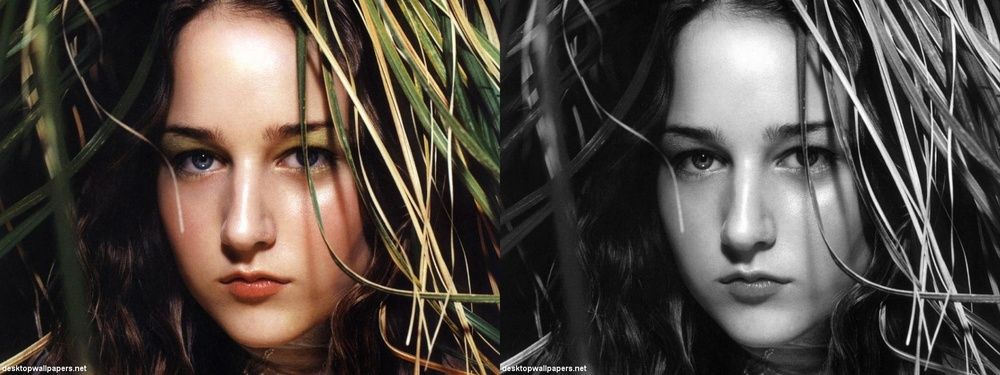
%> input picture 6th_sem/MATLAB/From Ankita/20-2-2018/outrg.jpg, 1000 x 375 px, shrunk from 2048 x 768 before the run
$ octave xximage2.m   (GNU Octave 9; MATLAB toolbox functions it lacks are replaced by stand-ins)
%> lines starting %> are read from the running program, lines starting %| are printed output that depends on the picture
%xximage2.m:wap to convert any rgb file to gray scale .Use formula:
%gs=.2989*r+.587*g+.114*b  Paste gray scale image on rhs of rgb image
clc;
clear all;
close all;
file1=input('\nEnter your input file name=','s');
%> the answer given: outrg.jpg
file2=input('\nEnter your output file name=','s');
%> the answer given: out.png
x=imread(file1);
%> x is the input picture: size 375x1000x3 uint8; mean R, G, B 82, 74.2, 67.6
[r,c,d]=size(x);
%> r = 375; c = 1000; d = 3
% to convert rgb to gray scale
y(1:r,1:c,1)=.2989*x(1:r,1:c,1)+.587*x(1:r,1:c,2)+.114*x(1:r,1:c,3);
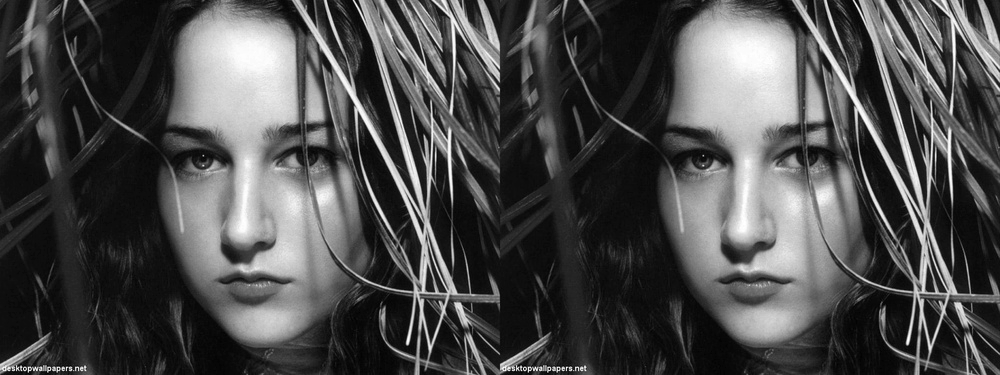
%> y: size 375x1000 uint8; min 0, max 255, mean 75.7
x(1:r,c+1:2*c,1)=y(1:r,1:c,1);
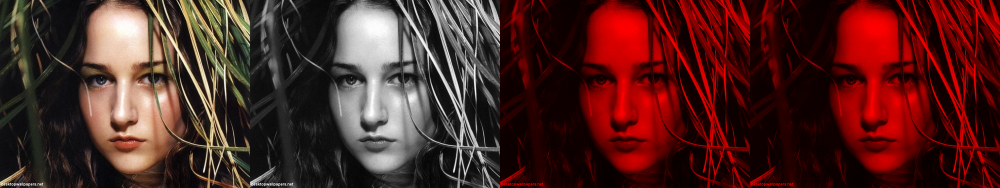
%> x: size 375x2000x3 uint8 (shown at 1/2 size); mean R, G, B 78.9, 37.1, 33.8
x(1:r,c+1:2*c,2)=y(1:r,1:c,1);
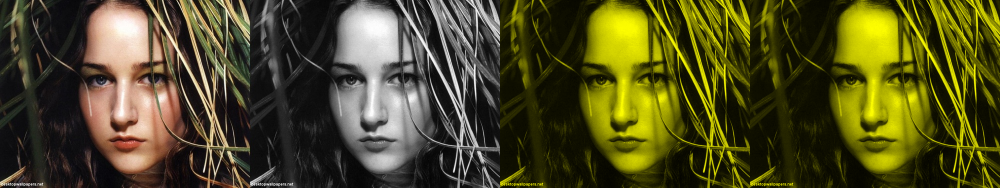
%> x: size 375x2000x3 uint8 (shown at 1/2 size); mean R, G, B 78.9, 75, 33.8
x(1:r,c+1:2*c,3)=y(1:r,1:c,1);
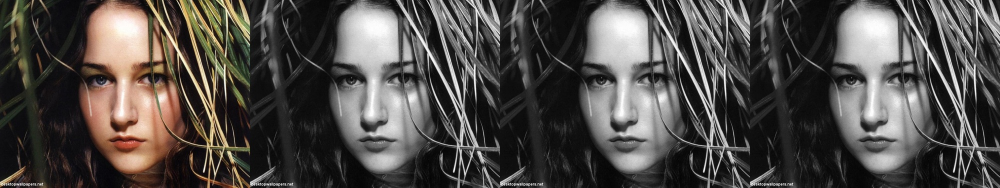
%> x: size 375x2000x3 uint8 (shown at 1/2 size); mean R, G, B 78.9, 75, 71.7
imshow(x);
imwrite(x,file2);

$ run again, on 6th_sem/MATLAB/From Ankita/20-2-2018/refl.jpg
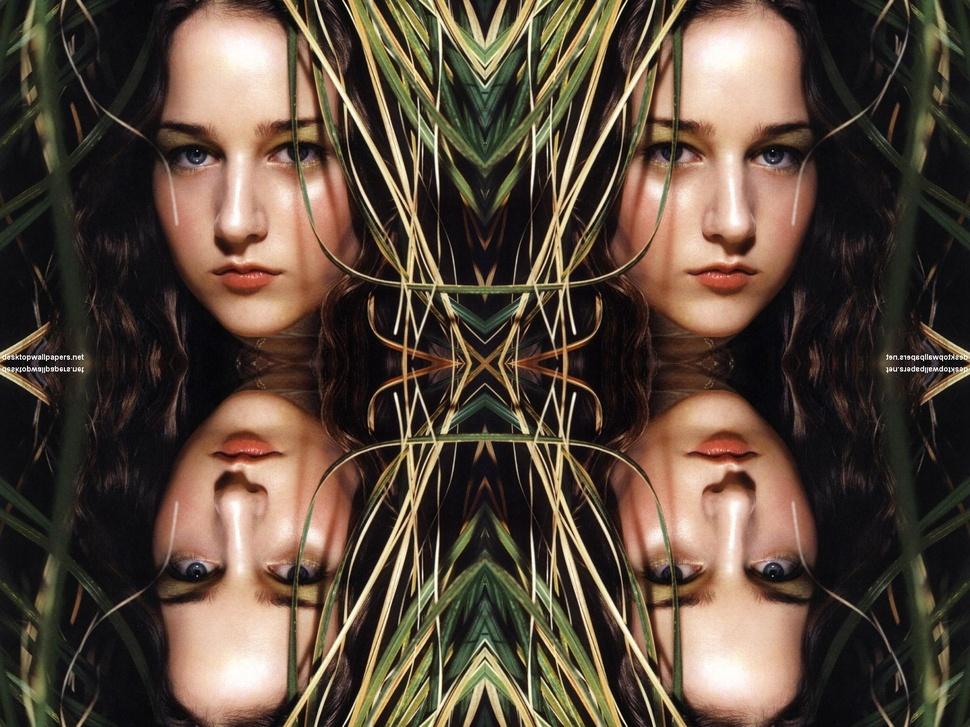
%> input picture 6th_sem/MATLAB/From Ankita/20-2-2018/refl.jpg, 970 x 727 px, shrunk from 2048 x 1536 before the run
%> x is the input picture: size 727x970x3 uint8; mean R, G, B 88.2, 72.6, 59.4
%> `y(1:r,1:c,1)=.2989*x(1:r,1:c,1)+.587*x(1:r,1:c,2)+.114*x(1:r,1:c,3);`:
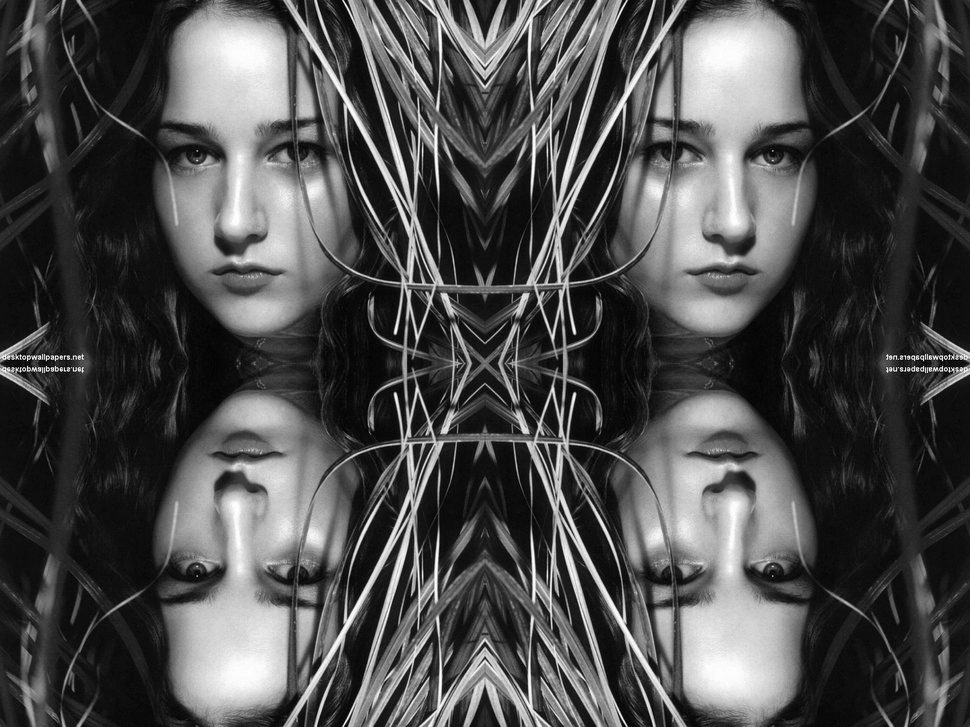
%> y: size 727x970 uint8; min 0, max 255, mean 75.8
%> `x(1:r,c+1:2*c,3)=y(1:r,1:c,1);`:
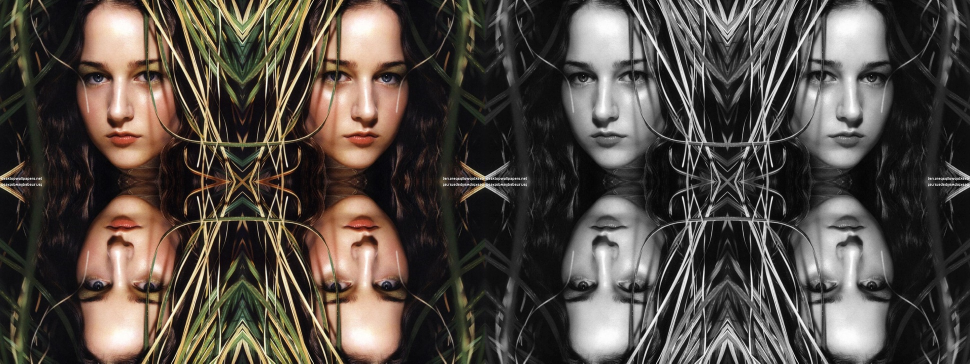
%> x: size 727x1940x3 uint8 (shown at 1/2 size); mean R, G, B 82, 74.2, 67.6

$ run again, on 6th_sem/MATLAB/From Ankita/20-2-2018/refl_x.jpg
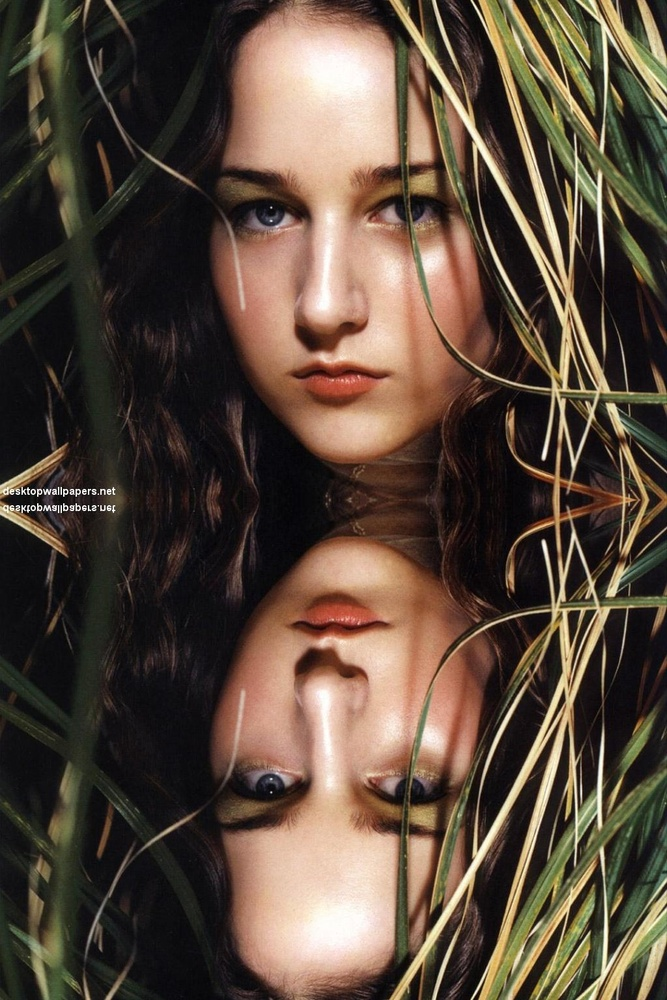
%> input picture 6th_sem/MATLAB/From Ankita/20-2-2018/refl_x.jpg, 667 x 1000 px, shrunk from 1024 x 1536 before the run
%> x is the input picture: size 1000x667x3 uint8; mean R, G, B 88.2, 72.6, 59.4
%> `y(1:r,1:c,1)=.2989*x(1:r,1:c,1)+.587*x(1:r,1:c,2)+.114*x(1:r,1:c,3);`:
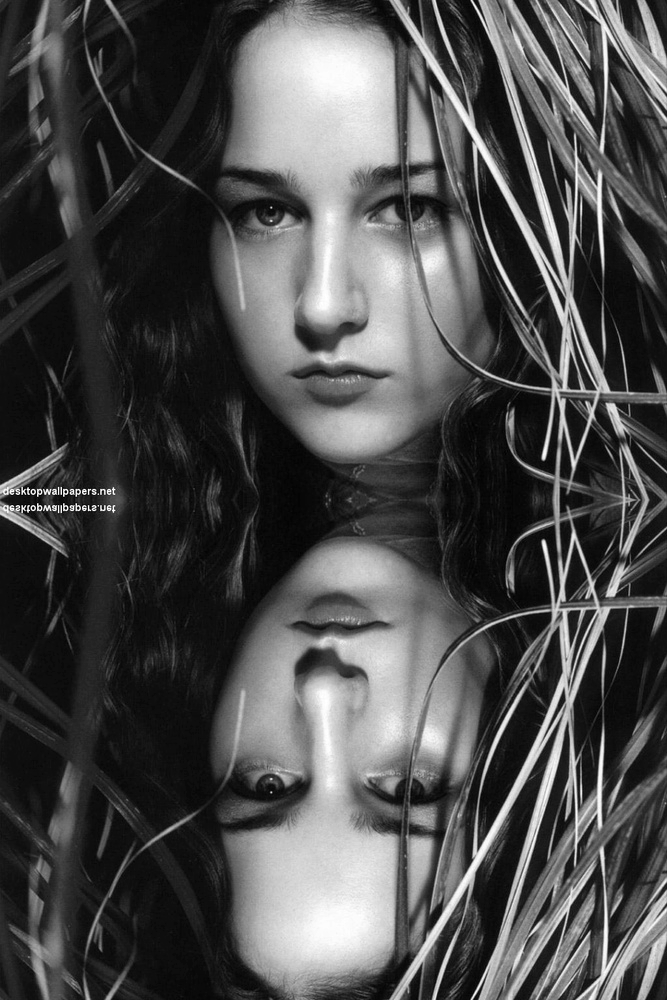
%> y: size 1000x667 uint8; min 0, max 255, mean 75.8
%> `x(1:r,c+1:2*c,3)=y(1:r,1:c,1);`:
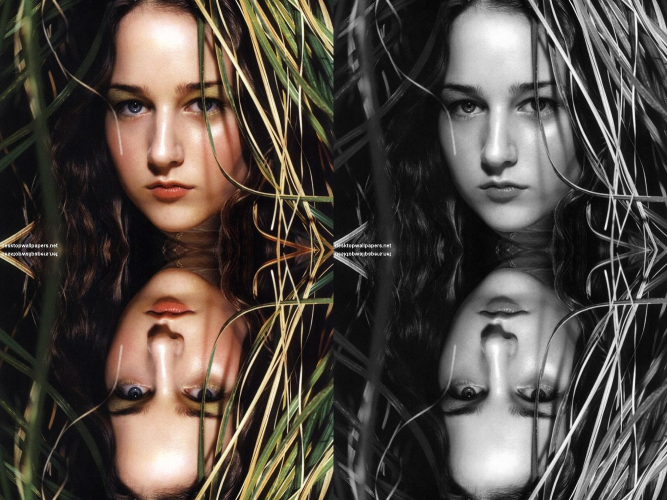
%> x: size 1000x1334x3 uint8 (shown at 1/2 size); mean R, G, B 82, 74.2, 67.6
